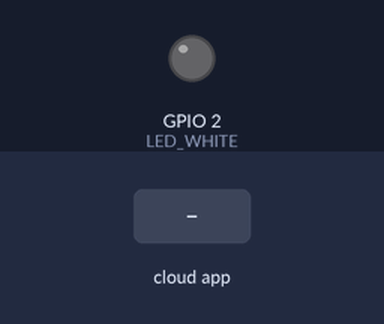
Simulated run of this sketch. Board: ESP8266 (NodeMCU). Shown: output pins drawn as LEDs (lit = HIGH). The inputs (shaded band) are chosen by the test bench. WiFi joins after 1.5 s; servers stay silent unless stated; what the sketch prints to the serial monitor is not drawn.

Above: at 2.7 s.
2.8 s: the phone or cloud app sets abajur.de.cama to 1
At 4.48 s:
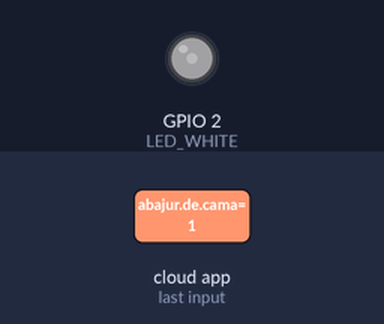
At 5.98 s:
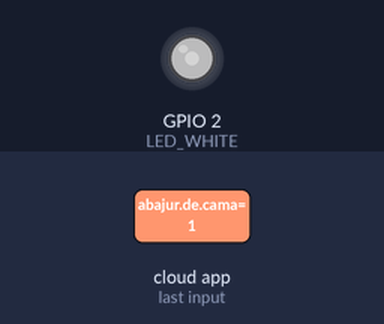
8.8 s: the phone or cloud app sets abajur.matinal to 0
At 10.48 s:
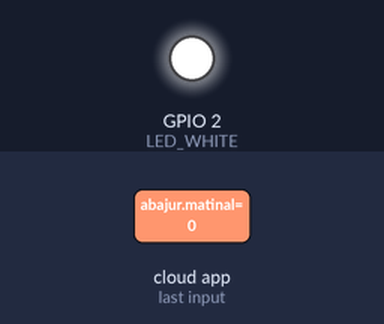
Timing chart, 0 to 19.3 s (numbered marks = the images above; inputs shaded):
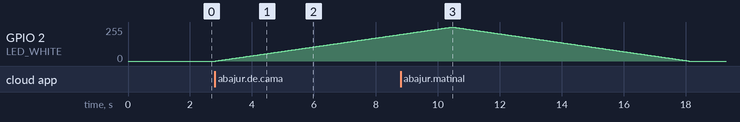

Measured:
- after the input at 2.8 s, GPIO 2 (LED_WHITE): moves from 0/255 to 199/255 over 5.9 s, starting at once

The sketch:

alexa_luminaria_test.ino
```cpp
#include <Arduino.h>
#include <ESP8266WiFi.h>
#include "fauxmoESP.h"

#define WIFI_SSID "" //Digite o nome da sua rede entre as aspas
#define WIFI_PASS "" //Digite a sua senha de rede entre as aspas

fauxmoESP fauxmo;

#define SERIAL_BAUDRATE     115200

#define LED_WHITE           2
#define ID_WHITE            "abajur de cama"
#define ID_WHITE2           "abajur matinal"

void wifiSetup() {

    // define wifi pro modo STA
    WiFi.mode(WIFI_STA);

    // Conecta
    Serial.printf("[WIFI] Connecting to %s ", WIFI_SSID);
    WiFi.begin(WIFI_SSID, WIFI_PASS);

    // espera
    while (WiFi.status() != WL_CONNECTED) {
        Serial.print(".");
        delay(100);
    }
    Serial.println();

    Serial.printf("[WIFI] STATION Mode, SSID: %s, IP address: %s\n", WiFi.SSID().c_str(), WiFi.localIP().toString().c_str());

}

const byte Bright = 255;

int brightness = 0;
int fadeAmount = 1;

void aumentaLuz(unsigned char brightGoal){
  for(brightness; brightness < brightGoal; brightness+=fadeAmount){
      analogWrite(LED_WHITE, brightness);
      delay(30);
  }
}

void diminuiLuz(unsigned char brightGoal){
  for(brightness; brightness > brightGoal; brightness+=fadeAmount){
      analogWrite(LED_WHITE, brightness);
      delay(30);
  }
}

void setup() {
    Serial.begin(SERIAL_BAUDRATE);
    Serial.println();
    Serial.println();

    pinMode(LED_WHITE, OUTPUT);
    digitalWrite(LED_WHITE, LOW);

    wifiSetup();

    fauxmo.createServer(true);
    fauxmo.setPort(80);
    fauxmo.enable(true);

    // Add virtual devices
    fauxmo.addDevice(ID_WHITE);
    fauxmo.addDevice(ID_WHITE2);

    fauxmo.onSetState([](unsigned char device_id, const char * device_name, bool state, unsigned char value) {

        Serial.printf("[MAIN] Device #%d (%s) state: %s value: %d\n", device_id, device_name, state ? "ON" : "OFF", value);

        if (strcmp(device_name, ID_WHITE)==0) {
          if(state){ // acende em 2s pro nível de luz desejado (value)
            if((int)value > brightness){
              fadeAmount = 1;
              aumentaLuz(value);
            }else{
              fadeAmount = -1;
              diminuiLuz(value);
            }
          }else{// apaga
            fadeAmount = -1;
            diminuiLuz(0);
            digitalWrite(LED_WHITE, LOW);
          }

        }else
        if (strcmp(device_name, ID_WHITE2)==0) {
          if(state){//acende em meia hora
            for(brightness; brightness < 255; brightness++){
              analogWrite(LED_WHITE, brightness);
              delay(7060); // a cada 7 segundos o valor do abajur sobe em 1
            }
          }else{// apaga
            fadeAmount = -1;
            diminuiLuz(0);
            digitalWrite(LED_WHITE, LOW);
          }
        }
    });

}

void loop() {
    fauxmo.handle();
    static unsigned long last = millis();
    if (millis() - last > 5000) {
        last = millis();
        Serial.printf("[MAIN] Free heap: %d bytes\n", ESP.getFreeHeap());
    }
}
```
